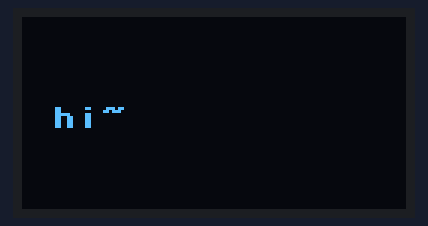
The program below on a simulated ESP8266 board running MicroPython. Parts: 128×64 one-colour display. Library files of the repository ran but are not shown: ssd1306.py. At 0.3 s the program stops and its outputs stay as they are.

Above: at 0.4 s.

The program:

test.py
```python
from machine import Pin,I2C,SPI
import ssd1306
i2c = I2C(scl=Pin(14), sda=Pin(12), freq=100000)
display = ssd1306.SSD1306_I2C(128,64, i2c)
try:
    display.poweron()
    display.init_display()
    display.text("hi~",10,30)
    # Write display buffer
    display.show()
except Exception as ex:
    display.poweroff()
```
